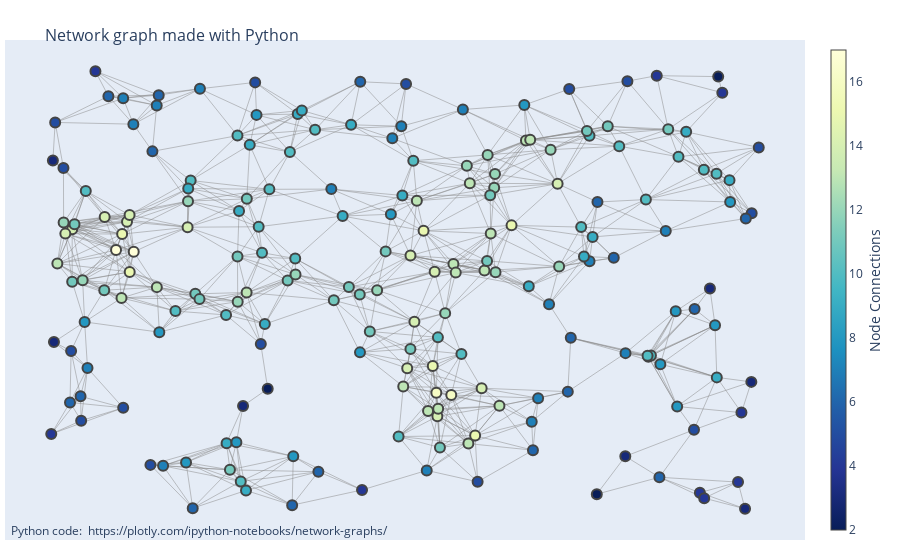

Notebook cell for this chart:
### Code cell
fig = go.Figure(data=[edge_trace, node_trace],
             layout=go.Layout(
                title='<br>Network graph made with Python',
                titlefont_size=16,
                showlegend=False,
                hovermode='closest',
                margin=dict(b=20,l=5,r=5,t=40),
                annotations=[ dict(
                    text="Python code: <a href='https://plotly.com/ipython-notebooks/network-graphs/'> https://plotly.com/ipython-notebooks/network-graphs/</a>",
                    showarrow=False,
                    xref="paper", yref="paper",
                    x=0.005, y=-0.002 ) ],
                xaxis=dict(showgrid=False, zeroline=False, showticklabels=False),
                yaxis=dict(showgrid=False, zeroline=False, showticklabels=False))
                )
fig.show()

### Figure 1 — Plotly figure (JSON) as saved in the notebook; plotly's stock layout.template omitted (floating-point values rounded to 4 significant figures; data arrays with more than 128 entries replaced by an {"elided": "..."} marker saying what was removed)
{"data": [{"hoverinfo": "none", "line": {"color": "#888", "width": 0.5}, "mode": "lines", "type": "scatter", "x": {"elided": "2763 float values"}, "y": {"elided": "2763 float values"}}, {"hoverinfo": "text", "marker": {"color": {"elided": "200 int values"}, "colorbar": {"thickness": 15, "title": {"side": "right", "text": "Node Connections"}, "xanchor": "left"}, "colorscale": [[0, "rgb(255,255,217)"], [0.125, "rgb(237,248,177)"], [0.25, "rgb(199,233,180)"], [0.375, "rgb(127,205,187)"], [0.5, "rgb(65,182,196)"], [0.625, "rgb(29,145,192)"], [0.75, "rgb(34,94,168)"], [0.875, "rgb(37,52,148)"], [1, "rgb(8,29,88)"]], "line": {"width": 2}, "reversescale": true, "showscale": true, "size": 10}, "mode": "markers", "text": {"elided": "200 str values"}, "type": "scatter", "x": {"elided": "200 float values"}, "y": {"elided": "200 float values"}}], "layout": {"annotations": [{"showarrow": false, "text": "Python code: <a href='https://plotly.com/ipython-notebooks/network-graphs/'> https://plotly.com/ipython-notebooks/network-graphs/</a>", "x": 0.005, "xref": "paper", "y": -0.002, "yref": "paper"}], "autosize": true, "hovermode": "closest", "margin": {"b": 20, "l": 5, "r": 5, "t": 40}, "showlegend": false, "title": {"font": {"size": 16}, "text": "<br>Network graph made with Python"}, "xaxis": {"autorange": true, "range": [-0.05894, 1.06], "showgrid": false, "showticklabels": false, "type": "linear", "zeroline": false}, "yaxis": {"autorange": true, "range": [-0.06244, 1.077], "showgrid": false, "showticklabels": false, "type": "linear", "zeroline": false}}}
